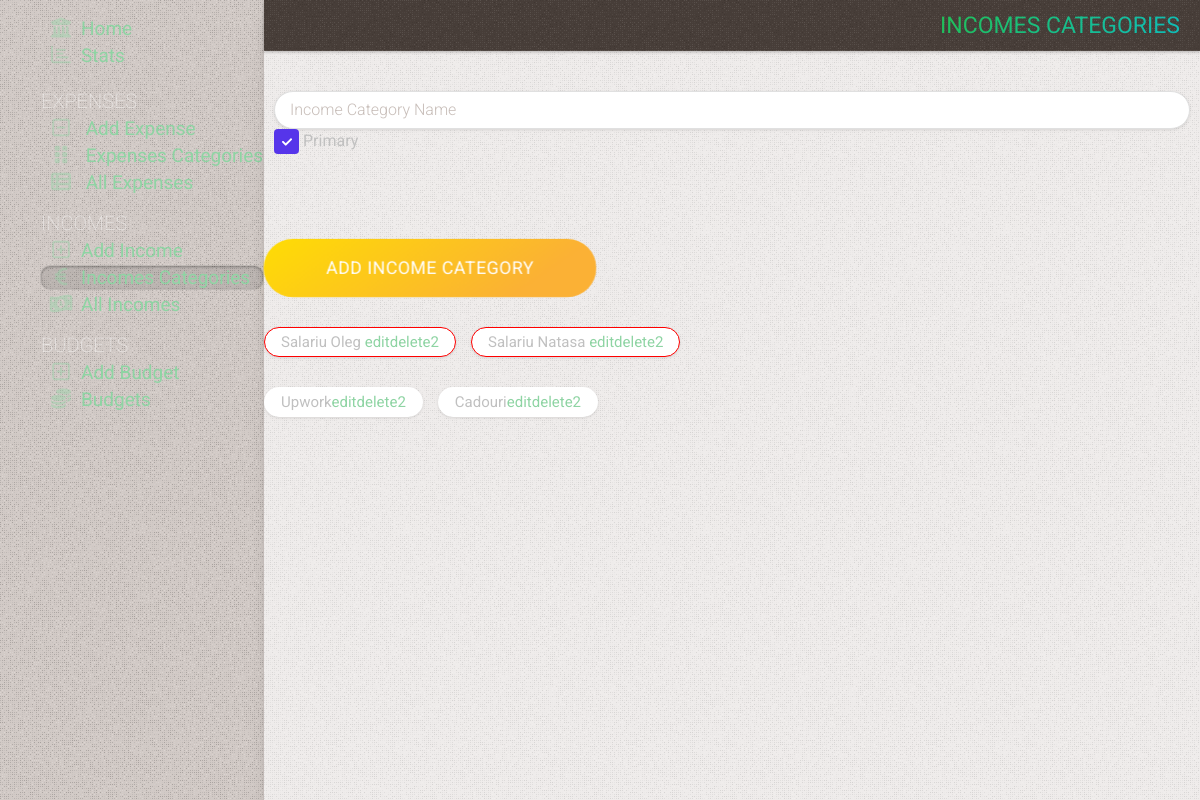
Before: /categories_income with the older database file.
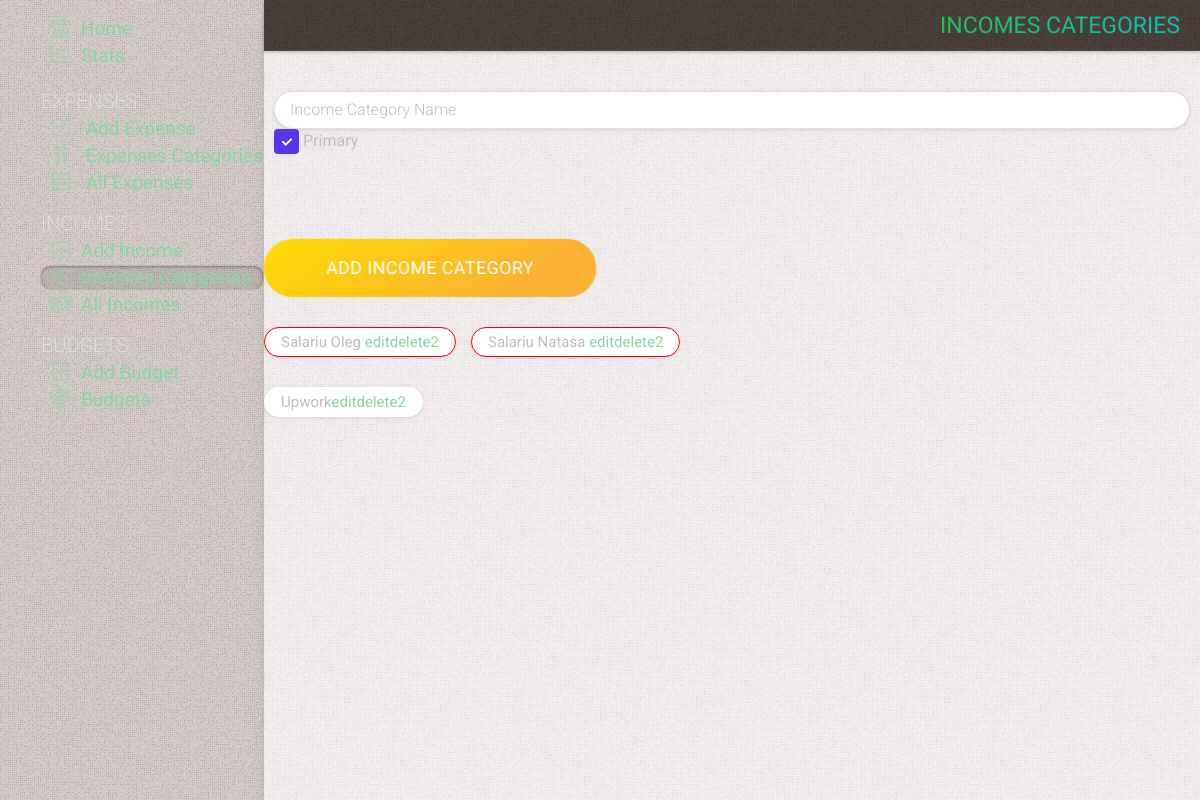
After: the same page with the newer database file.
### tables this page shows
CREATE TABLE categories_income
(
    id         INTEGER PRIMARY KEY AUTOINCREMENT,
    name       TEXT NOT NULL,
    primordial TEXT DEFAULT NULL,
    state      TEXT DEFAULT false
);

### app.py (the view, shortened to what this page needs)
@app.route('/categories_income', methods=('GET', 'POST'))
def categories_income():
    conn = get_db_connection()
    categories_income = conn.execute(
        'SELECT id, name, primordial, state FROM categories_income WHERE primordial = "true" ORDER BY state ').fetchall()
    categories_income_second = conn.execute(
        "SELECT id, name, primordial, state FROM categories_income  WHERE primordial IS NULL OR primordial = '' ORDER BY state ").fetchall()
    conn.close()
    return render_template('categories_income.html', title='Incomes categories', gradient='text-gradient-green',
                           categories_income=categories_income, categories_income_second=categories_income_second)

### app.py (called while the page is built)
def get_db_connection():
    conn = sqlite3.connect('static/database.db')
    conn.row_factory = sqlite3.Row
    return conn

### templates/categories_income.html (shortened to what this page needs)
{% extends 'base.html' %} {% block content %}
	<div class="page_title {{ gradient }}" >
		<span >{% block title %} {{ title }} {% endblock %}</span >
	</div >
	<div class="content" >
		<form class="mt-20" method="post" >
			<div class="form-group" >
				<input type="text" name="category_income" placeholder="Income Category Name" class="form-control"
				<div class="switch switch-big" >
					<input type="checkbox" id="primordial" name="primordial" value="true" checked >
					<label for="primordial" ></label >Primary
				</div >
			</div >
			<div class="form-group mt-5" >
				<button type="submit" class="fancy-button  bg-gradient-yellow m-0" name="cat" >
					<span >Add income category</span >
				</button >
			</div >
		<div class="flex gap-15 flex-wrap mt-30" >
			{% for id, category_income, primordial, state in categories_income %}
				<div
						class="badge {% if primordial == 'true' %} primary {% endif %} {% if state == 'true' %} hide-category {% endif %}" >{{ category_income }}
					<a href="/edit-category-income/{{ id }}" >edit</a ><a href="/category-income-delete/{{ id }}" >delete2</a >
				</div >
			{% endfor %}
		</div >
		<div class="flex gap-15 flex-wrap mt-30" >
			{% for id, category_income, primordial, state in categories_income_second %}
				<div
						class="badge {% if primordial == 1 %} primary {% endif %} {% if state == 'true' %} hide-category {% endif %}" >{{ category_income }}<a
						href="/edit-category-income/{{ id }}" >edit</a ><a href="/category-income-delete/{{ id }}" >delete2</a >
				</div >
			{% endfor %}
		</div >
	</div >
{% endblock %}

Changed rows visible on the page:
removed categories_income: name "Cadouri"
